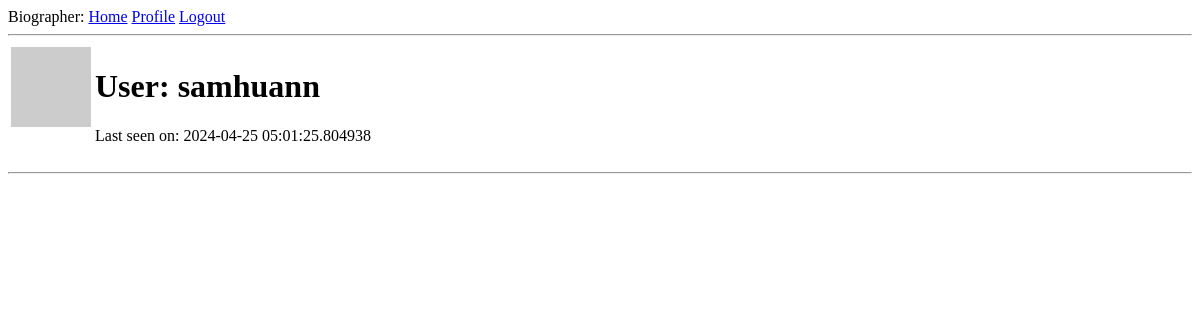
The app's page /user/samhuann (signed in), older data.
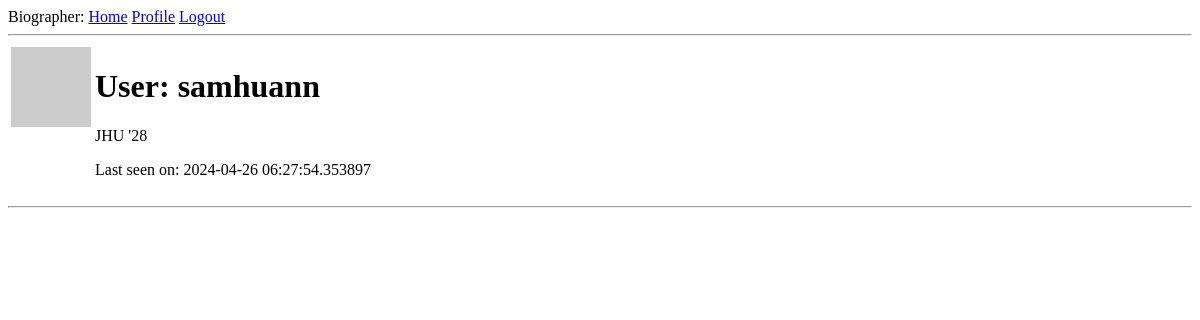
The same page, newer data.
### app/models.py (models this page shows, shortened)
class User(UserMixin, db.Model):
    id: so.Mapped[int] = so.mapped_column(primary_key=True)
    username: so.Mapped[str] = so.mapped_column(sa.String(64), index=True,
                                                unique=True)
    email: so.Mapped[str] = so.mapped_column(sa.String(120), index=True,
                                             unique=True)
    password_hash: so.Mapped[Optional[str]] = so.mapped_column(sa.String(256))
    posts: so.WriteOnlyMapped['Post'] = so.relationship(
        back_populates='author')
    def avatar(self, size):
        digest = md5(self.email.lower().encode('utf-8')).hexdigest()
        return f'https://www.gravatar.com/avatar/{digest}?d=identicon&s={size}'
    about_me: so.Mapped[Optional[str]] = so.mapped_column(sa.String(140))
    last_seen: so.Mapped[Optional[datetime]] = so.mapped_column(
        default=lambda: datetime.now(timezone.utc))

### app/routes.py (the view)
@app.route('/user/<username>')
@login_required
def user(username):
    user = db.first_or_404(sa.select(User).where(User.username == username))
    return render_template('user.html', user=user)

### app/models.py (called while the page is built)
@login.user_loader
def load_user(id):
    return db.session.get(User, int(id))

### app/routes.py (called while the page is built)
@app.before_request
def before_request():
    if current_user.is_authenticated:
        current_user.last_seen = datetime.now(timezone.utc)
        db.session.commit()

### app/templates/user.html (shortened to what this page needs)
{% extends "base.html" %}
{% block content %}
    <table>
        <tr valign="top">
            <td><img src="{{ user.avatar(128) }}"></td>
            <td>
                <h1>User: {{ user.username }}</h1>
                {% if user.about_me %}<p>{{ user.about_me }}</p>{% endif %}
                {% if user.last_seen %}<p>Last seen on: {{ user.last_seen }}</p>{% endif %}
            </td>
        </tr>
    </table>
    <hr>
{% endblock %}

### app/templates/base.html (shortened to what this page needs)
<!DOCTYPE html>
<html lang="en">
<head>
</head>
<body>
    <div>
        Biographer:
        <a href="{{ url_for('index') }}">Home</a>
        {% if current_user.is_anonymous %}
        <a href="{{ url_for('login') }}">Login</a>
        {% else %}
        <a href="{{ url_for('user', username=current_user.username) }}">Profile</a>
        <a href="{{ url_for('logout') }}">Logout</a>
        {% endif %}
    </div>
    <hr>
    {% block content %}{% endblock %}
</body>
</html>

Row changes from the older to the newer data that the page shows:
changed User "samhuann": about_me (not shown) → "JHU '28"; last_seen "2024-04-25 05:01:25.804938" → "2024-04-26 06:27:54.353897"
